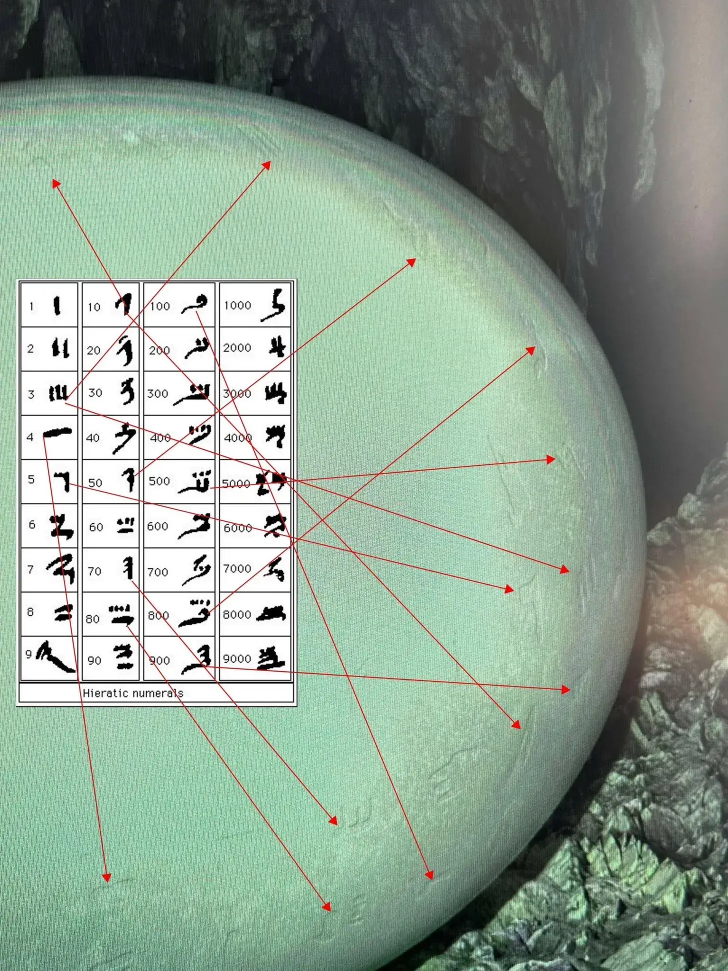
#> input picture hieratic/source/annotated.webp, 1456 x 1941 px (shown at 1/2 size)
$ python validate_user.py   (older library calls are emulated)
#> lines starting #> are read from the running program, lines starting #| are printed output that depends on the picture; after the words box and inside, x2 and y2 are one past the last pixel; in counts of white or black regions, pixels touching at a corner belong together
### hieratic/scripts/engravings.py
#!/usr/bin/env python3
"""
Detect and trace the engravings on the hull, without assuming any script.

Method
  1. arrows erased and the hull enhanced (shared with pipeline.py)
  2. Hessian ridge filter (Frangi) run at BOTH polarities, sigma 3/5/7/9.
     These marks are relief: raking light gives each one a shadow on one side
     and a highlight on the other, ~4 px apart.  Taking only the dark ridge
     traces the shadow and throws away half the mark, so both are detected and
     the pair is closed into one solid body.
  3. thresholds are taken RELATIVE to a local ridge-response floor, because the
     striping raises that floor unevenly across the hull
  4. hysteresis -> geodesic reconstruction -> oriented closing, so each groove
     comes out as one connected stroke rather than a dashed line
  5. strokes grouped into mark groups, ranked by contrast against the local floor

usage:  python3 scripts/engravings.py [outdir]
"""
import cv2, numpy as np, os, sys, math, json, csv
sys.path.insert(0, os.path.dirname(os.path.abspath(__file__)))
from pipeline import (erase_arrows, hull_ellipse, A, CHART_BOX, fit_text, FD,
                      ROOT, W, H)
from channel import channel_between

OUT = sys.argv[1] if len(sys.argv) > 1 else ROOT
SRC = os.path.join(ROOT, 'source')
os.makedirs(OUT, exist_ok=True)
SCALE = 0.25889                      # this frame -> source-photo pixels
WHT = (252, 252, 252)
TIER = {'strong': (60, 190, 255), 'moderate': (110, 175, 110), 'weak': (150, 150, 150)}


def frangi_dark(I, scales=(3.0, 5.0, 7.0, 9.0), beta=0.5):
    """Ridge response for dark line structures on a brighter background."""
    out = np.zeros_like(I, np.float32)
    for s in scales:
        L = cv2.GaussianBlur(I, (0, 0), s)
        Lxx = cv2.Sobel(L, cv2.CV_32F, 2, 0, ksize=5)*(s**2)
        Lyy = cv2.Sobel(L, cv2.CV_32F, 0, 2, ksize=5)*(s**2)
        Lxy = cv2.Sobel(L, cv2.CV_32F, 1, 1, ksize=5)*(s**2)
        tmp = np.sqrt(np.maximum((Lxx-Lyy)**2 + 4*Lxy**2, 0))
        l1, l2 = 0.5*(Lxx+Lyy+tmp), 0.5*(Lxx+Lyy-tmp)
        sw = np.abs(l1) > np.abs(l2)
        lo, hi = np.where(sw, l2, l1), np.where(sw, l1, l2)
        S = np.sqrt(lo**2 + hi**2); c = 0.5*S.max()
        Rb = np.abs(lo)/(np.abs(hi)+1e-6)
        Vv = np.exp(-Rb**2/(2*beta**2))*(1-np.exp(-S**2/(2*c**2+1e-9)))
        Vv[hi <= 0] = 0                       # dark grooves only
        out = np.maximum(out, Vv)
    return out


# [6 lines left out: function tier, not called in this run]


def surfaces():
    a = cv2.imread(os.path.join(SRC, 'annotated.webp'))
    clean = erase_arrows(a)
    g = cv2.cvtColor(clean, cv2.COLOR_BGR2GRAY)
    _, egg = cv2.threshold(cv2.GaussianBlur(g, (9, 9), 0), 0, 1,
                           cv2.THRESH_BINARY + cv2.THRESH_OTSU)
    egg = cv2.morphologyEx(egg, cv2.MORPH_CLOSE, np.ones((35, 35), np.uint8))
    n, lab, st, _ = cv2.connectedComponentsWithStats(egg, 8)
    egg = (lab == 1 + int(np.argmax(st[1:, cv2.CC_STAT_AREA]))).astype(np.uint8)
    soft = cv2.GaussianBlur(cv2.erode(egg, np.ones((9, 9), np.uint8)), (0, 0), 12).astype(np.float32)

    lb = cv2.cvtColor(clean, cv2.COLOR_BGR2LAB); L = lb[:, :, 0].astype(np.float32)
    D = cv2.GaussianBlur(L, (0, 0), 2.6) - cv2.GaussianBlur(L, (0, 0), 34.)
    L2 = cv2.createCLAHE(1.1, (16, 16)).apply(L.astype(np.uint8)).astype(np.float32)
    o = lb.copy(); o[:, :, 0] = np.clip(L2 + (1.0+2.4*soft)*D, 0, 255).astype(np.uint8)
    for ch in (1, 2):
        o[:, :, ch] = np.clip(128+(o[:, :, ch].astype(np.float32)-128)*0.30, 0, 255).astype(np.uint8)
    enh = cv2.cvtColor(o, cv2.COLOR_LAB2BGR)

    valid = cv2.erode(egg, np.ones((3, 3), np.uint8), iterations=9)
    x0, y0, x1, y1 = CHART_BOX2
    valid[y0:y1, x0:x1] = 0               # the source chart hides this patch
    return clean, enh, egg, valid


CHART_BOX2 = (22, 545, 645, 1428)         # chart footprint, with margin
LIGHT_AZ = 180.0        # hull shading puts the light to the left (+-20 deg)
PAIR_AXIS = -5.0        # measured mean shadow->highlight direction, near +x
SCAN_SPAN, SCAN_STEP = 45, 15    # pair across a fan of directions, not just one
CHAN_W = 22             # widest rim-to-rim gap counted as one channel, px
RIM_PCT = 92.0          # percentile of the ridge response that counts as a rim
DARK_SIGMA = 3.0        # smooth to the stroke's scale before calling a pixel dark
DARK_Z = -1.0           # z of flattened luminance below which a stroke is a cut edge
C_SHADOW = (70, 70, 255)     # BGR, shadow side
C_BOUND = (40, 40, 210)      # BGR, the cut edge, over the photo
C_INNER = (170, 235, 190)    # BGR, the channel interior, over the photo
C_BOUND_F = (24, 24, 28)     # the cut edge, on white
C_INNER_F = (198, 198, 204)  # the channel interior, on white
C_FIG = (36, 36, 42)         # the incised figure, on white
C_FIG_HI = (70, 210, 120)    # the incised figure, over the photo


def detect(clean, valid):
    """Trace the incised marks, respecting their own boundaries.

    A deep dark stroke is where the surface drops - it is the EDGE of the
    incision, and nothing should be filled across it.  So:

      boundary  the deep dark strokes, thresholded at the stroke's own scale
                (a pixel-level threshold only picks up screen speckle).  Kept
                only where a lit rim lies nearby, which is what distinguishes a
                cut edge from a stain.
      interior  the channel between a shadowed rim and a lit rim, CUT at the
                boundary strokes and required to touch one, so a fill can never
                run across an edge into the next mark.

    Returns (boundary, interior, figure, groups).
    """
    g = cv2.cvtColor(clean, cv2.COLOR_BGR2GRAY).astype(np.float32)
    pre = cv2.GaussianBlur(g, (0, 0), 1.8)
    dI = pre - cv2.GaussianBlur(pre, (0, 0), 26)
    Vd = frangi_dark(dI) * valid
    Vb = frangi_dark(-dI) * valid
    V = np.maximum(Vd, Vb)
    w = valid.astype(np.float32)
    vm = V.copy(); vm[valid == 0] = 0
    bg = cv2.GaussianBlur(vm, (0, 0), 55)/(cv2.GaussianBlur(w, (0, 0), 55)+1e-6)
    rel = V/(bg+1e-6); rel[valid == 0] = 0
    pc = lambda p: np.percentile(V[valid > 0], p)

    seed = ((V > pc(99.2)) & (valid > 0)).astype(np.uint8)
    grow = ((V > pc(92.0)) & (valid > 0)).astype(np.uint8)
    n, lab, st, _ = cv2.connectedComponentsWithStats(grow, 8)
    has = np.zeros(n, bool)
    for l in np.unique(lab[seed > 0]):
        if l: has[l] = True
    core = np.isin(lab, np.nonzero(has)[0]).astype(np.uint8); core[lab == 0] = 0
    env = cv2.morphologyEx(core, cv2.MORPH_CLOSE,
                           cv2.getStructuringElement(cv2.MORPH_ELLIPSE, (5, 5)))
    env[valid == 0] = 0
    n2, l2, s2, _ = cv2.connectedComponentsWithStats(env, 8)
    keepenv = np.zeros_like(env)
    md, mb = Vd > pc(92.0), Vb > pc(92.0)
    for i in range(1, n2):
        m = (l2 == i)
        if s2[i, cv2.CC_STAT_AREA] < 150: continue
        if not (m & md).any() or not (m & mb).any(): continue
        keepenv[m] = 1
    gate = cv2.dilate(keepenv, cv2.getStructuringElement(cv2.MORPH_ELLIPSE, (15, 15)))

    def rim(Vx):
        m = ((Vx > pc(RIM_PCT)) & (gate > 0)).astype(np.uint8)
        m = cv2.morphologyEx(m, cv2.MORPH_CLOSE, np.ones((3, 3), np.uint8))
        nn, ll, ss, _ = cv2.connectedComponentsWithStats(m, 8)
        out = np.zeros_like(m)
        for k in range(1, nn):
            if ss[k, cv2.CC_STAT_AREA] >= 25: out[ll == k] = 1
        return out
    SD, HL = rim(Vd), rim(Vb)

    # --- boundary: deep dark strokes, at the stroke's scale ---
    flat = cv2.GaussianBlur(g, (0, 0), DARK_SIGMA) - cv2.GaussianBlur(g, (0, 0), 26)
    vv = flat[valid > 0]
    zz = (flat - np.median(vv))/vv.std()
    m = cv2.morphologyEx(((zz < DARK_Z) & (valid > 0)).astype(np.uint8),
                         cv2.MORPH_OPEN, np.ones((3, 3), np.uint8))
    m = cv2.morphologyEx(m, cv2.MORPH_CLOSE, np.ones((5, 5), np.uint8))
    lit = cv2.dilate(HL, np.ones((21, 21), np.uint8)) > 0
    nb, lb, sb, _ = cv2.connectedComponentsWithStats(m, 8)
    bound = np.zeros_like(m)
    for k in range(1, nb):
        mm = (lb == k)
        if sb[k, cv2.CC_STAT_AREA] < 70: continue
        if not (mm & lit).any(): continue        # a cut edge has a lit rim; a stain does not
        bound[mm] = 1

    # --- interior: channel fill, cut at the boundary and anchored to it ---
    fill = np.zeros_like(SD)
    for a in range(-SCAN_SPAN, SCAN_SPAN+1, SCAN_STEP):
        fill |= channel_between(SD, HL, PAIR_AXIS+a, CHAN_W)
    fill = (fill * valid).astype(np.uint8)
    inner = (fill & (1 - cv2.dilate(bound, np.ones((3, 3), np.uint8)))).astype(np.uint8)
    inner = cv2.morphologyEx(inner, cv2.MORPH_OPEN, np.ones((3, 3), np.uint8))
    ni, li, si, _ = cv2.connectedComponentsWithStats(inner, 8)
    near_b = cv2.dilate(bound, np.ones((7, 7), np.uint8)) > 0
    keep = np.zeros_like(inner)
    for k in range(1, ni):
        mm = (li == k)
        if si[k, cv2.CC_STAT_AREA] < 60: continue
        if not (mm & near_b).any(): continue
        keep[mm] = 1
    inner = keep
    fig = ((bound | inner) > 0).astype(np.uint8)

    gl = cv2.dilate(fig, cv2.getStructuringElement(cv2.MORPH_ELLIPSE, (35, 35)))
    cn, clab, _, _ = cv2.connectedComponentsWithStats(gl, 8)
    cl = []
    for k in range(1, cn):
        mm = (clab == k) & (fig > 0)
        if mm.sum() < 260: continue
        ys, xs = np.nonzero(mm)
        nn, _, _, _ = cv2.connectedComponentsWithStats((mm & (bound > 0)).astype(np.uint8), 8)
        near = cv2.dilate(mm.astype(np.uint8), np.ones((11, 11), np.uint8)) > 0
        ev = near & ((SD > 0) | (HL > 0))
        if not ev.any(): ev = mm
        cl.append(dict(px=int(mm.sum()), n_strokes=max(1, int(nn-1)),
                       x0=int(xs.min()), x1=int(xs.max()), y0=int(ys.min()), y1=int(ys.max()),
                       cx=float(xs.mean()), cy=float(ys.mean()), relief='sunken',
                       V=float(V[ev].mean()), rel=float(rel[ev].mean())))
    cl.sort(key=lambda c: -c['rel'])
    for k, c in enumerate(cl): c['id'] = k+1
    return bound, inner, fig, cl


def plural(n, w):
    return '%d %s%s' % (n, w, '' if n == 1 else 's')


# [173 lines left out: function main, not called in this run]


# [2 lines that do not run on import are left out]

### hieratic/scripts/pipeline.py
#!/usr/bin/env python3
"""
Rebuild the "egg craft / hieratic numerals" figures from the two source images.

  source/annotated.webp       the annotated image (chart + 13 red arrows), 1456x1941
  source/post_screenshot.webp the original post; the photo panel is crop x>=463, y>=116

Stages
  1. read the 13 red arrows and trace each one back to its cell in the numeral chart
  2. place the annotated frame onto the photo (transform below, see README)
  3. erase the arrows from the annotated image, restoring surface texture
  4. enhance the hull and render the three panels + positions.csv

usage:  python3 scripts/pipeline.py [outdir]
"""
import cv2, numpy as np, os, sys, math, json, csv

ROOT = os.path.dirname(os.path.dirname(os.path.abspath(__file__)))
OUT  = sys.argv[1] if len(sys.argv) > 1 else ROOT
SRC  = os.path.join(ROOT, 'source')
os.makedirs(OUT, exist_ok=True)
W, H = 1456, 1941
GOLD, INK, WHT = (38, 196, 255), (24, 24, 28), (252, 252, 252)
FD = cv2.FONT_HERSHEY_DUPLEX

# transform annotated -> photo panel: similarity, recovered by multi-scale template
# matching on the cave-rock texture (17 correspondences, 1.8 px rms).
S_, ROT_, TX_, TY_ = 0.25889, -2.318, 519.29, 389.93
_c, _s = math.cos(math.radians(ROT_)), math.sin(math.radians(ROT_))
A = np.array([[S_*_c, -S_*_s, TX_], [S_*_s, S_*_c, TY_]])

# chart geometry inside the annotated image (detected from its rules)
COLS = {1: (42, 155), 10: (165, 277), 100: (287, 429), 1000: (439, 581)}
HY   = [565, 653, 741, 830, 918, 1007, 1095, 1183, 1272, 1360]
CHART_BOX = (33, 555, 633, 1416)


def red_mask(img, r=100, d=35):
    B, G, R = (img[:, :, i].astype(int) for i in range(3))
    return ((R > r) & (R - G > d) & (R - B > d)).astype(np.uint8)


# [71 lines left out: functions find_arrows, extract_glyphs, not called in this run]


def erase_arrows(a):
    """Remove the red strokes: unbiased local mean + high-frequency texture donor."""
    af = a.astype(np.float32)
    red = cv2.dilate(red_mask(a, 95, 28), np.ones((5, 5), np.uint8))
    keep = (1 - red).astype(np.float32)
    lo = (cv2.GaussianBlur(af*keep[:, :, None], (0, 0), 6.0) /
          (cv2.GaussianBlur(keep, (0, 0), 6.0)[:, :, None] + 1e-6))
    hf = af - cv2.GaussianBlur(af, (0, 0), 3.0)
    need = red > 0
    filled = np.zeros_like(hf); done = np.zeros(red.shape, bool)
    for dy, dx in ([(0, d) for d in (26, -26, 40, -40, 58, -58, 80, -80)] +
                   [(d, 0) for d in (26, -26, 40, -40, 58, -58)]):
        take = need & ~done & np.roll(~need, (dy, dx), axis=(0, 1))
        if not take.any():
            continue
        filled[take] = np.roll(hf, (dy, dx), axis=(0, 1))[take]; done |= take
    rem = need & ~done
    if rem.any():
        filled[rem] = np.random.default_rng(0).normal(
            0, float(hf[~need].std()), size=(int(rem.sum()), 3))
    soft = cv2.GaussianBlur(red.astype(np.float32), (0, 0), 1.6)[:, :, None]
    return np.clip(af*(1-soft) + (lo+filled)*soft, 0, 255).astype(np.uint8)


# [260 lines left out: functions hull_ellipse, fit_text, glyph_card, main, not called in this run]


# [2 lines that do not run on import are left out]

### hieratic/scripts/channel.py
import cv2, numpy as np, math

def _rot(img, ang):
    h,w=img.shape[:2]; d=int(math.hypot(h,w))+4
    M=cv2.getRotationMatrix2D((w/2,h/2),ang,1.0)
    M[0,2]+=d/2-w/2; M[1,2]+=d/2-h/2
    return cv2.warpAffine(img,M,(d,d),flags=cv2.INTER_NEAREST),M

def _unrot(img,M,shape):
    return cv2.warpAffine(img,cv2.invertAffineTransform(M),(shape[1],shape[0]),flags=cv2.INTER_NEAREST)

# [8 lines left out: function scan_gaps, not called in this run]

def channel_between(SD,HL,ang,Wmax):
    """Pixels with a shadow rim behind and a highlight rim ahead along +u,
    closer together than Wmax: the incised channel itself, not its rims."""
    A,M=_rot(SD.astype(np.uint8),ang); B,_=_rot(HL.astype(np.uint8),ang)
    H,W=A.shape; ar=np.arange(W)
    idx=np.where(A>0,ar[None,:],-1)
    last=np.maximum.accumulate(idx,axis=1)                 # nearest shadow at or before x
    back=np.where(last>=0,ar[None,:]-last,10**6)
    nxt=np.minimum.accumulate(np.where(B>0,ar[None,:],10**6)[:,::-1],axis=1)[:,::-1]
    fwd=np.where(nxt<10**6,nxt-ar[None,:],10**6)           # nearest highlight at or after x
    ch=(((back+fwd)<=Wmax)&(back<10**6)&(fwd<10**6)).astype(np.uint8)
    return _unrot(ch,M,SD.shape)

### hieratic/scripts/validate_user.py
#!/usr/bin/env python3
"""
Check the detector against the hand-drawn sketches supplied by the user.

Their magenta outlines are loose indications of the 3-D shape, not exact
boundaries, and they only drew the marks they could identify - so they are used
to test DETECTION (did we find the mark, and roughly its extent), never to tune
the shape morphology.  Fitting the outlines directly produces blobs.

usage:  python3 scripts/validate_user.py [outdir]
"""
import cv2, numpy as np, os, sys, json, csv
sys.path.insert(0, os.path.dirname(os.path.abspath(__file__)))
from engravings import surfaces, detect, ROOT, C_BOUND, C_INNER, FD
OUT = sys.argv[1] if len(sys.argv) > 1 else ROOT
SRC = os.path.join(ROOT, 'source')
WHT = (252, 252, 252)

def main():
    clean, enh, egg, valid = surfaces()
#> in surfaces, a is the input picture: shape (1941, 1456, 3); mean B, G, R 145.7, 160.8, 142
#> in red_mask, `return ((R > r) & (R - G > d) & (R - B > d)).astype(np.uint8)`:
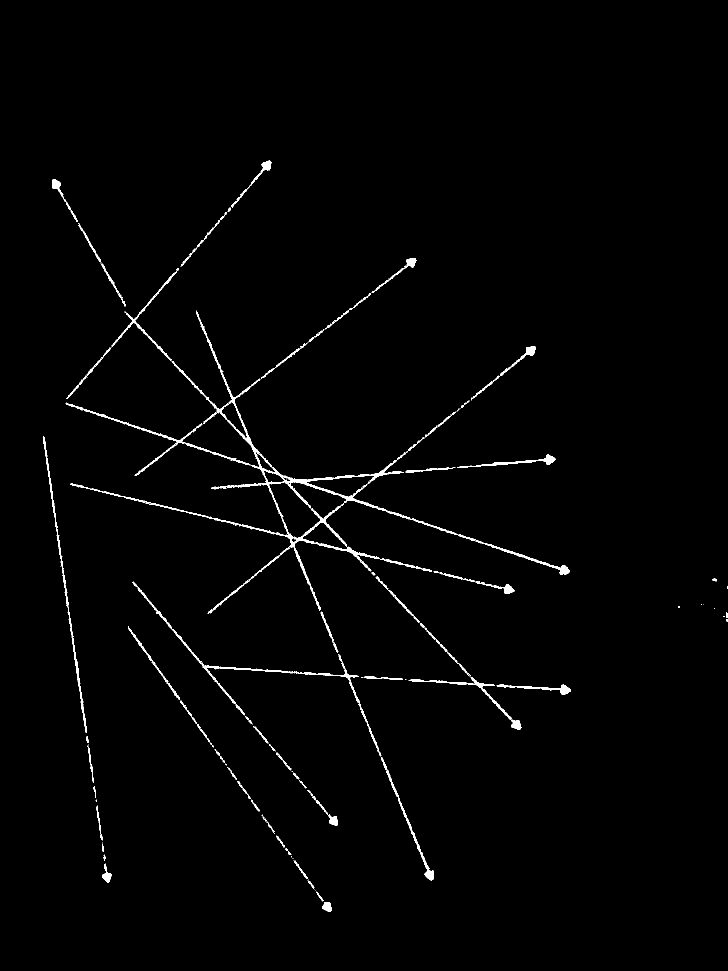
#> returned value: shape (1941, 1456) (shown at 1/2 size); values 0 (black) and 1 (white), 1.2% white; 119 white regions (37 under 20 px), largest, box (x1, y1, x2, y2) and area: (298, 621, 1140, 1228) 10941, (264, 1163, 763, 1513) 2517, (86, 872, 174, 1466) 1630
#> in surfaces, `n, lab, st, _ = cv2.connectedComponentsWithStats(egg, 8)`:
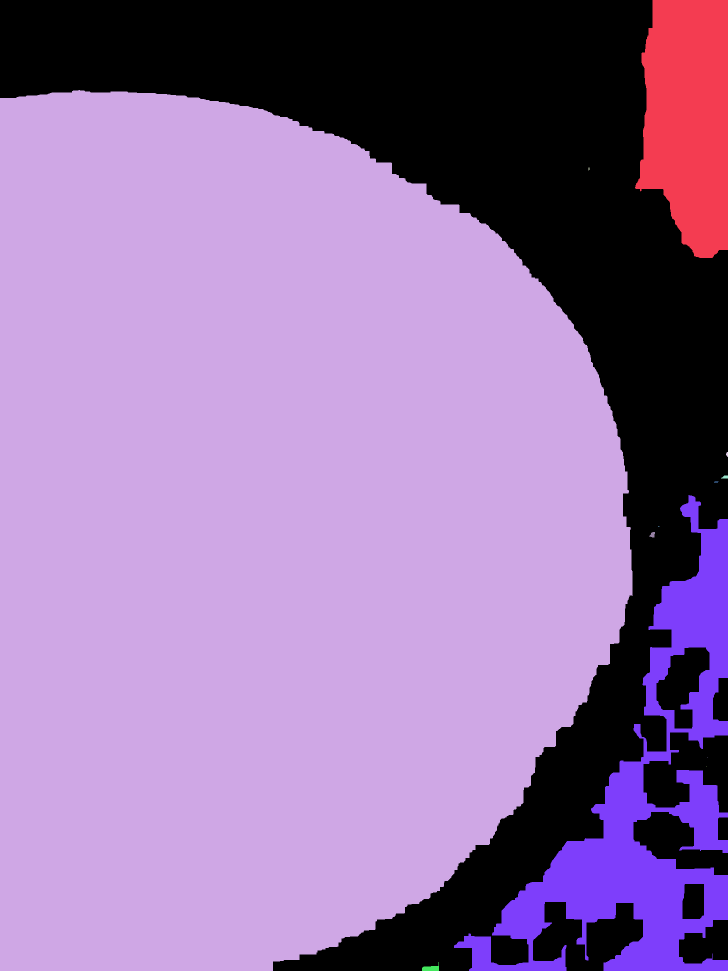
#> lab: shape (1941, 1456) int32 (shown at 1/2 size); 13 distinct labels, from 0 to 12; one colour per label, 0 black
#> in surfaces, `n, lab, st, _ = cv2.connectedComponentsWithStats(egg, 8)`: n = 13; st = 13 rows, first 6: [0, 0, 1456, 1941, 775383], [1270, 0, 186, 516, 76443], [0, 180, 1266, 1761, 1835375], [1177, 335, 2, 6, 11], [1452, 904, 4, 10, 29], [1442, 951, 14, 6, 65]
    bound, inner, marks, cl = detect(clean, valid)
#> the loop in frangi_dark, `for s in scales:` made 4 passes
#> c on passes 1 to 4: 2552, 3280, 3467.3, 3288.3
#> pass 1, in frangi_dark, `Lxy = cv2.Sobel(L, cv2.CV_32F, 1, 1, ksize=5)*(s**2)`:
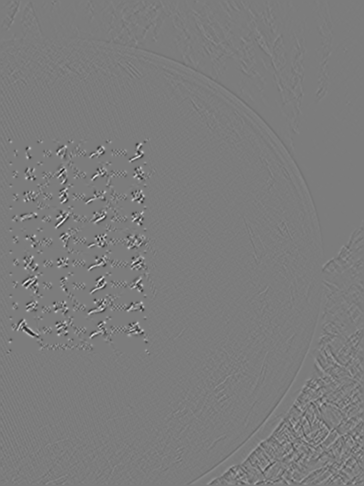
#> Lxy: shape (1941, 1456) float32 (shown at 1/4 size); min -2372.4, max 2489.3, mean 0; drawn with min black and max white
#> the loop in frangi_dark (call 2), `for s in scales:` made 4 passes
#> pass 1, in frangi_dark (call 2), `L = cv2.GaussianBlur(I, (0, 0), s)`:
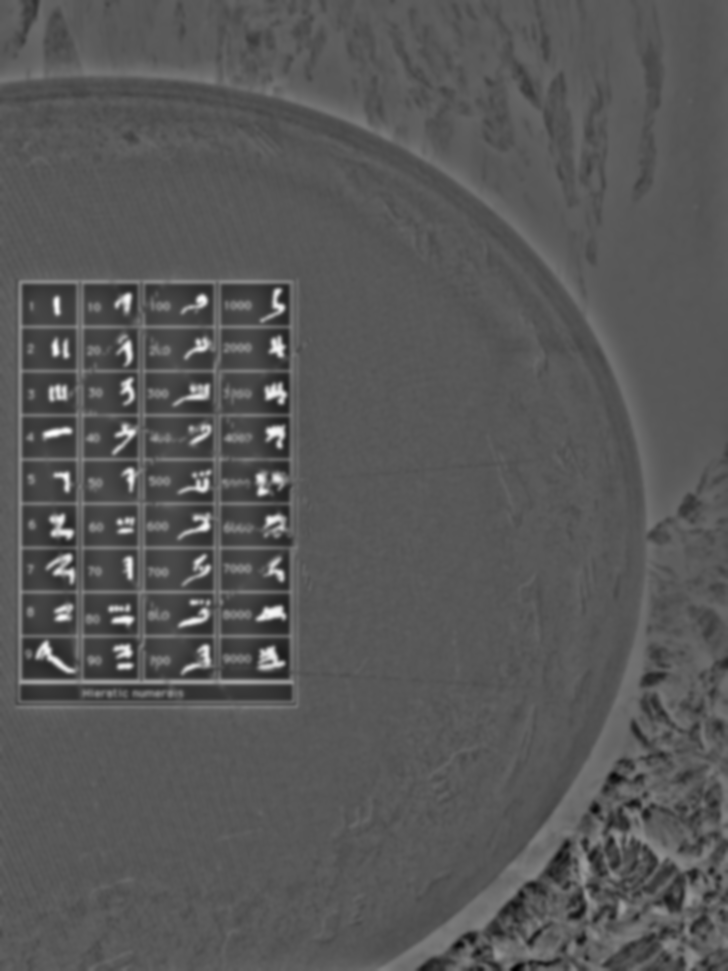
#> L: shape (1941, 1456) float32 (shown at 1/2 size); min -103.5, max 196.5, mean 0; drawn with min black and max white
#> in detect, `n, lab, st, _ = cv2.connectedComponentsWithStats(grow, 8)`: n = 2293; st = 2293 rows, first 6: [0, 0, 1456, 1941, 2725992], [153, 190, 18, 4, 42], [240, 192, 6, 1, 6], [105, 194, 29, 4, 43], [56, 194, 376, 31, 3757], [200, 194, 4, 4, 12]
#> the loop in detect, `for l in np.unique(lab[seed > 0]):` made 149 passes
#> l on passes 2 to 5: 3, 4, 9, 51
#> in detect, `n2, l2, s2, _ = cv2.connectedComponentsWithStats(env, 8)`: n2 = 87; s2 = 87 rows, first 6: [0, 0, 1456, 1941, 2763812], [56, 190, 376, 35, 3945], [0, 211, 45, 12, 383], [467, 243, 101, 73, 3065], [237, 250, 79, 62, 2660], [373, 256, 62, 37, 661]
#> in rim, `nn, ll, ss, _ = cv2.connectedComponentsWithStats(m, 8)`: nn = 226; ss = 226 rows, first 6: [0, 0, 1456, 1941, 2794784], [56, 194, 376, 31, 3768], [297, 198, 1, 1, 1], [503, 237, 9, 3, 12], [477, 243, 5, 3, 11], [372, 249, 12, 6, 20]
#> in rim (call 2), `nn, ll, ss, _ = cv2.connectedComponentsWithStats(m, 8)`: nn = 242; ss = 242 rows, first 6: [0, 0, 1456, 1941, 2801620], [153, 190, 18, 4, 42], [240, 192, 6, 1, 6], [105, 194, 29, 4, 43], [200, 194, 4, 4, 8], [62, 200, 12, 2, 19]
#> in detect, `nb, lb, sb, _ = cv2.connectedComponentsWithStats(m, 8)`: nb = 939; sb = 939 rows, first 6: [0, 0, 1456, 1941, 2690411], [186, 197, 7, 6, 34], [239, 197, 18, 12, 152], [106, 200, 41, 14, 399], [264, 201, 7, 8, 46], [221, 202, 10, 7, 60]
#> the loop in detect, `for a in range(-SCAN_SPAN, SCAN_SPAN+1, SCAN_STEP):` made 7 passes
#> in detect, `ni, li, si, _ = cv2.connectedComponentsWithStats(inner, 8)`: ni = 85; si = 85 rows, first 6: [0, 0, 1456, 1941, 2788531], [142, 190, 27, 20, 305], [90, 194, 42, 16, 289], [204, 201, 29, 19, 281], [471, 244, 96, 58, 1804], [242, 250, 43, 42, 1125]
#> in detect, `cn, clab, _, _ = cv2.connectedComponentsWithStats(gl, 8)`: cn = 20
#> the loop in detect, `for k in range(1, cn):` made 19 passes
#> nn on passes 1, 3, 4, 5: 2, 5, 3, 3
#> after the loop in detect, `for k in range(1, cn):`: cl = 18 items
#> the loop in detect, `for k, c in enumerate(cl): c['id'] = k+1` made 18 passes
#> cl = 18 items
#> (the run stopped early here; a loop or call above may not have finished)
